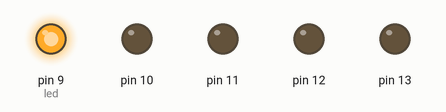
A sketch run on a simulated Arduino Uno, built with avr-gcc and run on an emulated ATmega328P. On the bench: output pins drawn as LEDs (lit = HIGH).

Above: at 0.5 s.
At 2.5 s:
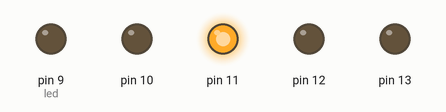
At 3.5 s:
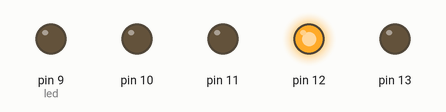
At 4.5 s:
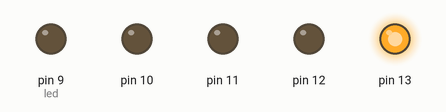
At 9.5 s:
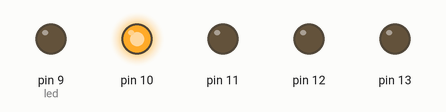
Timing chart, 0 to 10.4 s (numbered marks = the images above):
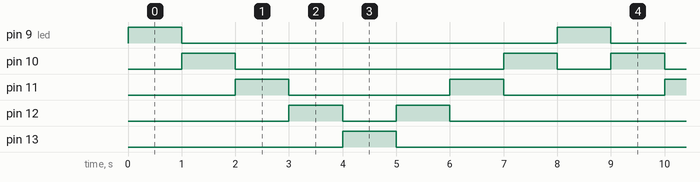

The sketch:

arduinosenor13.ino
```cpp
int led=9;
int i;
void setup() {
  for(i=0;i<5;i++)
  {
    pinMode(led+i,OUTPUT);
  }
}
void loop() {
  for(i=0;i<4;i++)
  {
    digitalWrite(led+i,HIGH);
    delay(1000);
    digitalWrite(led+i,LOW);
  }
  for(i=4;i>0;i--)
  {
    digitalWrite(led+i,HIGH);
    delay(1000);
    digitalWrite(led+i,LOW);
  }
}
```

Measured:
- by itself, pin 9 (led), pin 13: alternates HIGH for 1.0 s and LOW for 7.0 s
- by itself, pin 10: repeats every 8.0 s: LOW 5.0 s, HIGH 1.0 s, LOW 1.0 s, HIGH 1.0 s
- by itself, pin 11: alternates HIGH for 1.0 s and LOW for 3.0 s
- by itself, pin 12: repeats every 8.0 s: LOW 1.0 s, HIGH 1.0 s, LOW 5.0 s, HIGH 1.0 s
